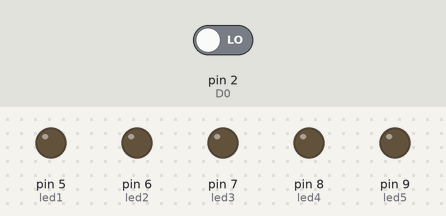
Bench run of a sketch on a simulated Arduino Uno, built with avr-gcc and run on an emulated ATmega328P. Shown: output pins drawn as LEDs (lit = HIGH). Dashed ring = blinking. The inputs (shaded band) are chosen by the test bench; at power-on: pin 2 (D0) LOW.

Above: at 1.2 s.
1.3 s: pin 2 (D0) driven HIGH
At 1.47 s:
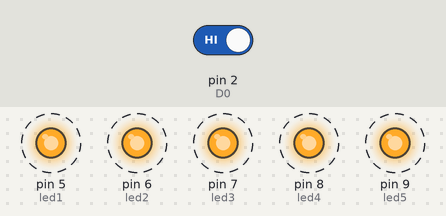
4.3 s: pin 2 (D0) driven LOW
At 5.0 s:
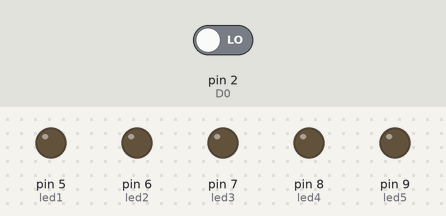
Timing chart, 0 to 7.3 s (numbered marks = the images above; inputs shaded):
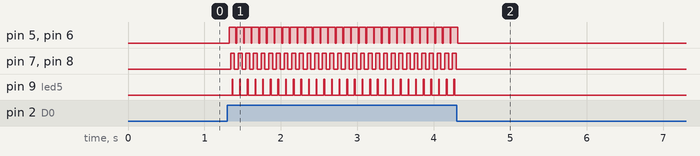

The sketch:

5_leds_con_sensor_de_sonido.ino
```cpp
int D0=2;//Sensor
int led1=5;
int led2=6;
int led3=7;
int led4=8;
int led5=9;

int estado=0;

void setup() {
  pinMode(D0,INPUT);
  pinMode(led1,OUTPUT);
  pinMode(led2,OUTPUT);
  pinMode(led3,OUTPUT);
  pinMode(led4,OUTPUT);
  pinMode(led5,OUTPUT);
}

void loop() {
  estado=digitalRead(D0);
  if(estado==1){
    digitalWrite(led1,HIGH);
    delay(10);
    digitalWrite(led2,HIGH);
    delay(10);
    digitalWrite(led3,HIGH);
    delay(10);
    digitalWrite(led4,HIGH);
    delay(10);
    digitalWrite(led5,HIGH);
    delay(10);


    digitalWrite(led5,LOW);
    delay(10);}
    digitalWrite(led4,LOW);
    delay(10);
    digitalWrite(led3,LOW);
    delay(10);
    digitalWrite(led2,LOW);
    delay(10);
    digitalWrite(led1,LOW);
    delay(10);
  }
```

Measured:
- after the input at 1.3 s, pin 5 (led1): alternates HIGH for 0.09 s and LOW for 0.01 s, starting at once; pin 6 (led2): alternates HIGH for 0.07 s and LOW for 0.03 s, starting at once
- after the input at 4.3 s, pin 5 (led1), pin 6 (led2): goes on until 4.3 s, then stays LOW; pin 7 (led3), pin 8 (led4), pin 9 (led5): stops changing and stays LOW
